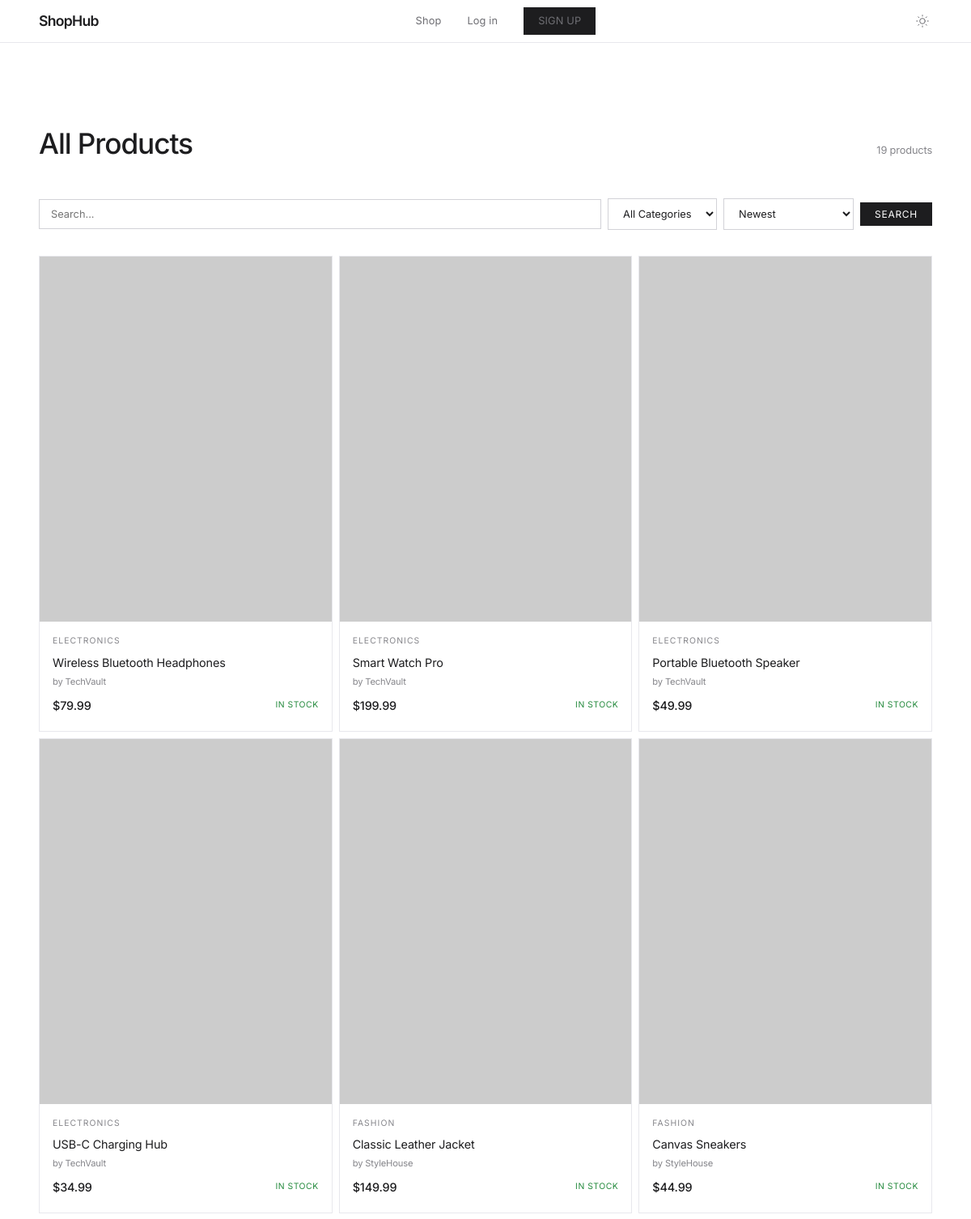
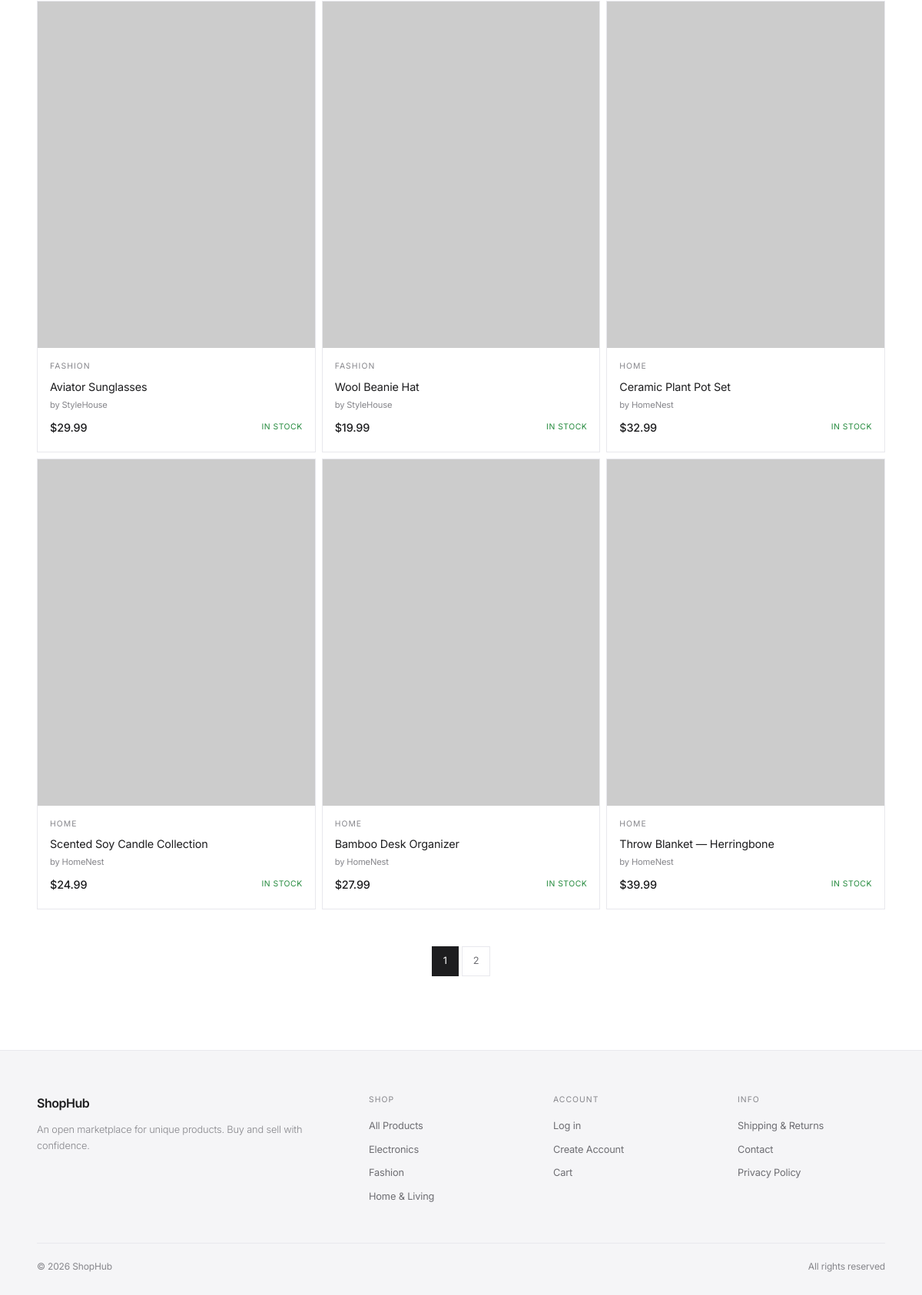
The page /pages/products.php on the database as committed earlier (2 pictures, top to bottom).
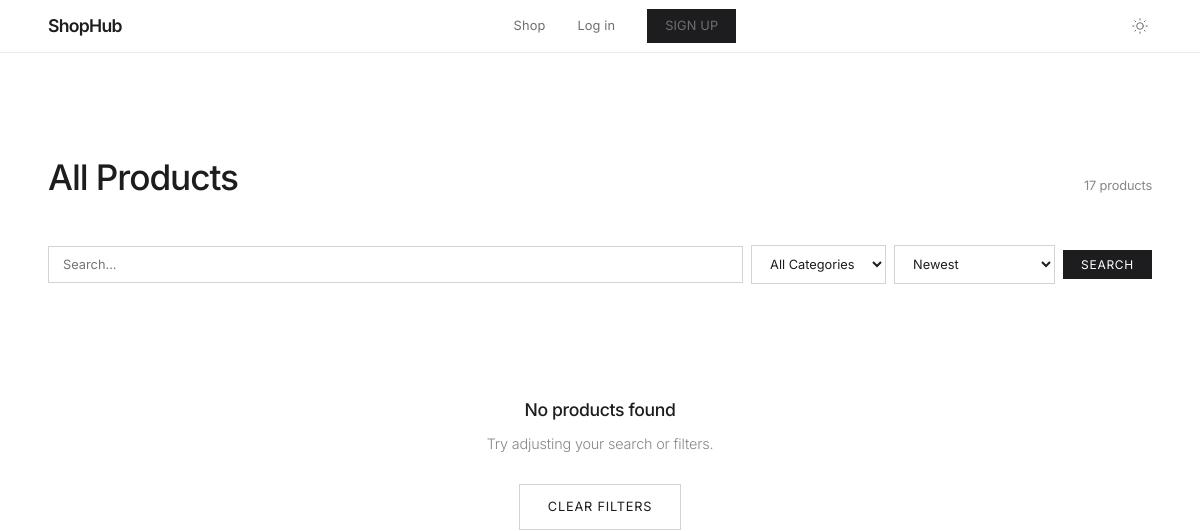
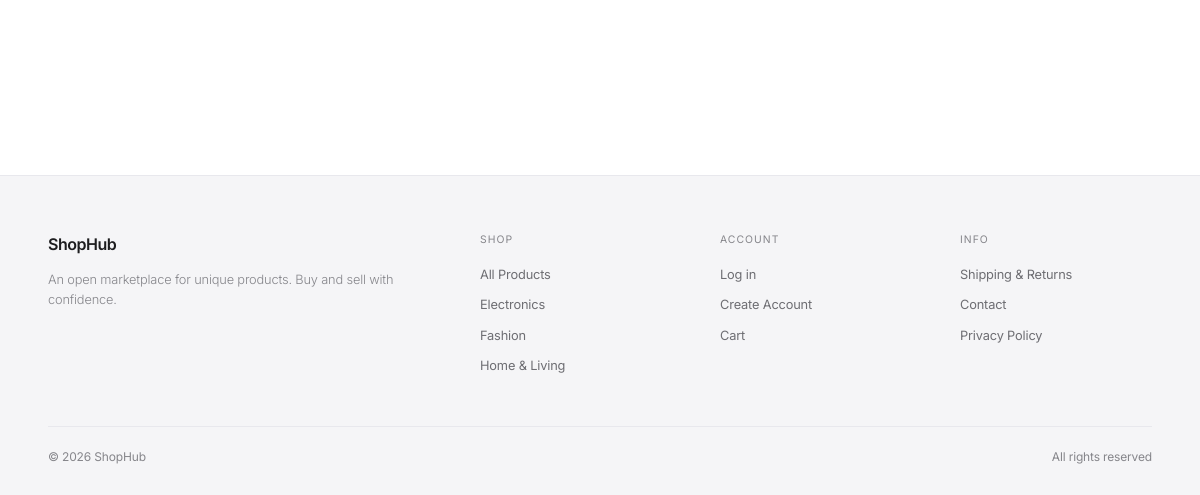
The same page on the database as committed later (2 pictures, top to bottom).
### tables this page shows
CREATE TABLE `products` (
  `id` int NOT NULL,
  `user_id` int NOT NULL,
  `name` varchar(255) NOT NULL,
  `description` text,
  `price` decimal(10,2) NOT NULL,
  `image_url` varchar(500) DEFAULT NULL,
  `category` varchar(100) DEFAULT NULL,
  `stock` int DEFAULT '0',
  `created_at` timestamp NULL DEFAULT CURRENT_TIMESTAMP
);

CREATE TABLE `users` (
  `id` int NOT NULL,
  `name` varchar(100) NOT NULL,
  `email` varchar(255) NOT NULL,
  `password` varchar(255) NOT NULL,
  `created_at` timestamp NULL DEFAULT CURRENT_TIMESTAMP
);

### includes/helpers.php (called while the page is built, shortened)
<?php
function e(string $str): string {
    return htmlspecialchars($str, ENT_QUOTES, 'UTF-8');
}
function formatPrice(float $price): string {
    return '$' . number_format($price, 2);
}
function baseUrl(string $path = ''): string {
    return '/capi/shop/' . ltrim($path, '/');
}

### includes/auth.php (called while the page is built, shortened)
<?php
function isLoggedIn(): bool {
    return isset($_SESSION['user_id']);
}

### pages/products.php (the view, shortened to what this page needs)
<?php
require_once __DIR__ . '/../includes/db.php';
require_once __DIR__ . '/../includes/auth.php';
require_once __DIR__ . '/../includes/helpers.php';
$category = $_GET['category'] ?? '';
$search = trim($_GET['search'] ?? '');
$sort = $_GET['sort'] ?? 'newest';
$page = max(1, (int)($_GET['page'] ?? 1));
$perPage = 12;
$offset = ($page - 1) * $perPage;
$where = [];
$params = [];
$whereSQL = $where ? 'WHERE ' . implode(' AND ', $where) : '';
$orderBy = match ($sort) {
    'price_asc' => 'p.price ASC',
    'price_desc' => 'p.price DESC',
    'name' => 'p.name ASC',
    default => 'p.created_at DESC',
};
$countStmt = $pdo->prepare("SELECT COUNT(*) FROM products p $whereSQL");
$countStmt->execute($params);
$total = (int) $countStmt->fetchColumn();
$totalPages = max(1, ceil($total / $perPage));
$sql = "SELECT p.*, u.name AS seller_name FROM products p JOIN users u ON p.user_id = u.id $whereSQL ORDER BY $orderBy LIMIT $perPage OFFSET $offset";
$stmt = $pdo->prepare($sql);
$stmt->execute($params);
$products = $stmt->fetchAll();
require_once __DIR__ . '/../includes/header.php';
?>
<div class="section">
    <div class="container">
        <div class="section-header">
            <h2><?= $category ? e($category) : 'All Products' ?></h2>
            <span style="font-size:0.8rem;color:var(--text-tertiary)"><?= $total ?> product<?= $total !== 1 ? 's' : '' ?></span>
        </div>
        <form class="filters-bar" method="GET" action="">
            <input type="text" name="search" class="search-input" placeholder="Search..." value="<?= e($search) ?>">
            <select name="category" class="filter-select" onchange="this.form.submit()">
                <option value="">All Categories</option>
            </select>
            <select name="sort" class="filter-select" onchange="this.form.submit()">
                <option value="newest" <?= $sort === 'newest' ? 'selected' : '' ?>>Newest</option>
            </select>
            <button type="submit" class="btn btn-sm">Search</button>
        </form>
        <?php if (empty($products)): ?>
            <div class="empty-state">
                <h2>No products found</h2>
                <p>Try adjusting your search or filters.</p>
                <a href="<?= baseUrl('pages/products.php') ?>" class="btn btn-ghost">Clear Filters</a>
            </div>
        <?php else: ?>
            <div class="products-grid">
                <?php foreach ($products as $product): ?>
                    <div class="product-card">
                        <a href="<?= baseUrl('pages/product.php?id=' . $product['id']) ?>">
                            <img class="product-card-img"
                                 src="<?= e($product['image_url'] ?: 'https://placehold.co/400x500/e8e8ed/86868b?text=No+Image') ?>"
                                 alt="<?= e($product['name']) ?>"
                                 loading="lazy">
                        </a>
                        <div class="product-card-body">
                            <div class="product-card-category"><?= e($product['category']) ?></div>
                            <h3 class="product-card-title">
                                <a href="<?= baseUrl('pages/product.php?id=' . $product['id']) ?>"><?= e($product['name']) ?></a>
                            </h3>
                            <p class="product-seller">by <?= e($product['seller_name']) ?></p>
                            <div class="product-card-footer">
                                <span class="product-price"><?= formatPrice($product['price']) ?></span>
                                <?php if ($product['stock'] > 0): ?>
                                    <span class="stock-indicator stock-in">In Stock</span>
                                <?php else: ?>
                                    <span class="stock-indicator stock-out">Sold Out</span>
                                <?php endif; ?>
                            </div>
                        </div>
                    </div>
                <?php endforeach; ?>
            </div>
            <?php if ($totalPages > 1): ?>
                <div class="pagination">
                    <?php
                    $queryParams = $_GET;
                    for ($i = 1; $i <= $totalPages; $i++):
                        $queryParams['page'] = $i;
                        $url = '?' . http_build_query($queryParams);
                    ?>
                        <?php if ($i === $page): ?>
                            <span class="active"><?= $i ?></span>
                        <?php else: ?>
                            <a href="<?= e($url) ?>"><?= $i ?></a>
                        <?php endif; ?>
                    <?php endfor; ?>
                </div>
            <?php endif; ?>
        <?php endif; ?>
    </div>
</div>
<?php require_once __DIR__ . '/../includes/footer.php'; ?>

### includes/header.php (shortened to what this page needs)
<?php
require_once __DIR__ . '/db.php';
require_once __DIR__ . '/auth.php';
require_once __DIR__ . '/helpers.php';
$cartCount = isLoggedIn() ? getCartCount($pdo, currentUserId()) : 0;
?>
<!DOCTYPE html>
<html lang="en">
<head>
    <link rel="stylesheet" href="<?= baseUrl('assets/css/style.css') ?>">
</head>
<body>
    <nav class="navbar">
        <div class="container nav-container">
            <a href="<?= baseUrl() ?>" class="logo">
                <span class="logo-mark">ShopHub</span>
            </a>
            <div class="nav-links">
                <a href="<?= baseUrl('pages/products.php') ?>">Shop</a>
                <?php if (isLoggedIn()): ?>
                    <a href="<?= baseUrl('pages/create_product.php') ?>">Sell</a>
                    <a href="<?= baseUrl('pages/cart.php') ?>" class="cart-link">
                        Cart<?php if ($cartCount > 0): ?><span class="cart-badge"><?= $cartCount ?></span><?php endif; ?>
                    </a>
                    <div class="user-menu">
                        <button class="user-menu-btn"><?= e(currentUserName()) ?></button>
                        <div class="user-dropdown">
                            <a href="<?= baseUrl('pages/my_products.php') ?>">My Products</a>
                            <a href="<?= baseUrl('pages/orders.php') ?>">Orders</a>
                            <a href="<?= baseUrl('pages/logout.php') ?>" class="logout-link">Log out</a>
                        </div>
                    </div>
                <?php else: ?>
                    <a href="<?= baseUrl('pages/login.php') ?>">Log in</a>
                    <a href="<?= baseUrl('pages/signup.php') ?>" class="btn btn-sm">Sign Up</a>
                <?php endif; ?>
            </div>
            <div class="nav-actions">
                <button class="theme-toggle" id="themeToggle" aria-label="Toggle theme">
                </button>
            </div>
        </div>
    </nav>
    <main>

### includes/footer.php (shortened to what this page needs)
    </main>
    <footer class="site-footer">
        <div class="container">
            <div class="footer-grid">
                <div class="footer-col">
                    <div class="footer-brand">ShopHub</div>
                    <p>An open marketplace for unique products. Buy and sell with confidence.</p>
                </div>
                <div class="footer-col">
                    <h4>Shop</h4>
                    <a href="<?= baseUrl('pages/products.php') ?>">All Products</a>
                    <a href="<?= baseUrl('pages/products.php?category=Electronics') ?>">Electronics</a>
                    <a href="<?= baseUrl('pages/products.php?category=Fashion') ?>">Fashion</a>
                    <a href="<?= baseUrl('pages/products.php?category=Home') ?>">Home & Living</a>
                </div>
                <div class="footer-col">
                    <h4>Account</h4>
                    <a href="<?= baseUrl('pages/login.php') ?>">Log in</a>
                    <a href="<?= baseUrl('pages/signup.php') ?>">Create Account</a>
                    <a href="<?= baseUrl('pages/cart.php') ?>">Cart</a>
                </div>
                <div class="footer-col">
                    <h4>Info</h4>
                    <a href="#">Shipping & Returns</a>
                    <a href="#">Contact</a>
                    <a href="#">Privacy Policy</a>
                </div>
            </div>
            <div class="footer-bottom">
                <span>&copy; <?= date('Y') ?> ShopHub</span>
                <span>All rights reserved</span>
            </div>
        </div>
    </footer>
</body>
</html>

Rows that differ between the two databases and show on the page:
removed products: category "ELECTRONICS", name "Wireless Bluetooth Headphones", user.name "TechVault", price "$79.99", stock "IN STOCK"
removed products: category "ELECTRONICS", name "Smart Watch Pro", user.name "TechVault", price "$199.99", stock "IN STOCK"
removed products: category "ELECTRONICS", name "Portable Bluetooth Speaker", user.name "TechVault", price "$49.99", stock "IN STOCK"
removed products: category "ELECTRONICS", name "USB-C Charging Hub", user.name "TechVault", price "$34.99", stock "IN STOCK"
removed products: category "FASHION", name "Classic Leather Jacket", user.name "StyleHouse", price "$149.99", stock "IN STOCK"
removed products: category "FASHION", name "Canvas Sneakers", user.name "StyleHouse", price "$44.99", stock "IN STOCK"
removed products: category "FASHION", name "Aviator Sunglasses", user.name "StyleHouse", price "$29.99", stock "IN STOCK"
removed products: category "FASHION", name "Wool Beanie Hat", user.name "StyleHouse", price "$19.99", stock "IN STOCK"
removed products: category "HOME", name "Ceramic Plant Pot Set", user.name "HomeNest", price "$32.99", stock "IN STOCK"
removed products: category "HOME", name "Scented Soy Candle Collection", user.name "HomeNest", price "$24.99", stock "IN STOCK"
removed products: category "HOME", name "Bamboo Desk Organizer", user.name "HomeNest", price "$27.99", stock "IN STOCK"
removed products: category "HOME", name "Throw Blanket — Herringbone", user.name "HomeNest", price "$39.99", stock "IN STOCK"
Other text that changed with them:
$total: "19" → "17"
text now shown: "No products found Try adjusting your search or filters. CLEAR FILTERS"
list line gone: "1"
list line gone: "2"
